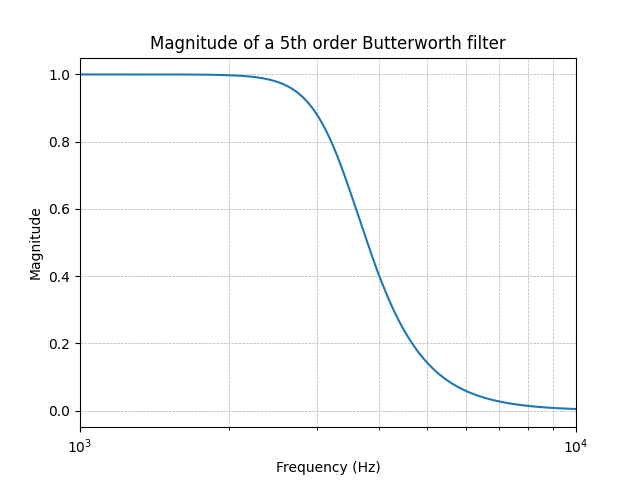

The Python source for this figure:
import numpy as np
from scipy import signal
import matplotlib.pyplot as plt
import sounddevice as sd
import time

# Filter
z, p, k = signal.butter(5, 6800 * np.pi, analog=True, output="zpk")
H = signal.ZerosPolesGain(z, p, k)
w, magnitude, phase = signal.bode(H, n=1000)

magnitude = 10 ** (magnitude / 20)
freq = w / (np.pi * 2)

# Plot the magnitude response of the filter
plt.figure()
plt.plot(freq, magnitude)
plt.xscale("log")
plt.title("Magnitude of a 5th order Butterworth filter")
plt.xlabel("Frequency (Hz)")
plt.xlim([1000, 10000])
plt.ylabel("Magnitude")
plt.grid(which="both", linestyle="--", linewidth=0.5)
plt.show()

# Signal
t = [0, 3]
fs = 40e3
fs_resampled = 8e3
Ts = 1 / fs
K = t[1] * fs

tk = np.arange(t[0], t[1], Ts)

x = sd.rec(int(K), fs, channels=1, blocking=True)
sd.play(x, fs, blocking=True)  # Original recording, 40kHz
print("Original, 40kHz done")

xs = x[::5]  # pick every 5th sample in the recording, --> 8kHz
sd.play(xs, fs_resampled, blocking=True)
print("Resampled, 8kHz done")


tf, xf, __ = signal.lsim(H, x, tk)
xf = xf[::5]  # pick every 5th sample in the recording, --> 8kHz

sd.play(xf, fs_resampled, blocking=True)
print("Resampled + filter, 8kHz done")
